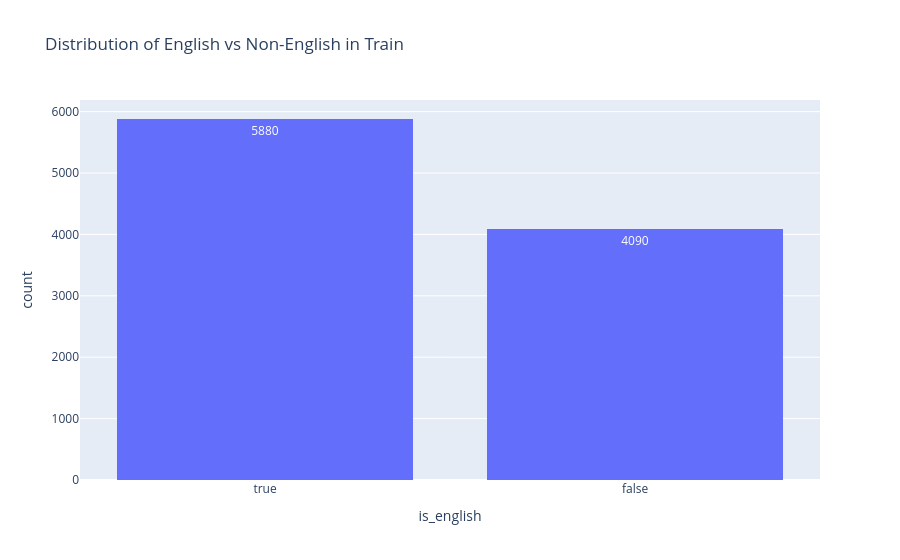
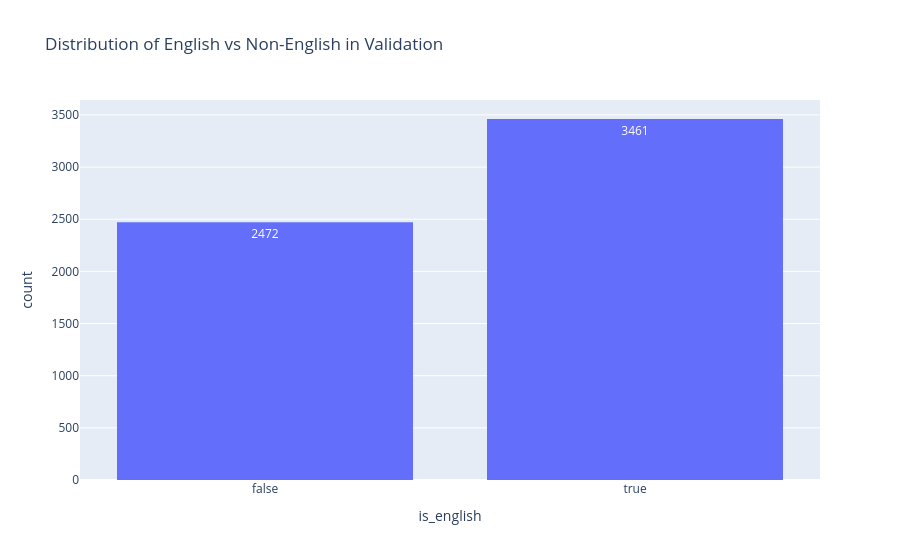
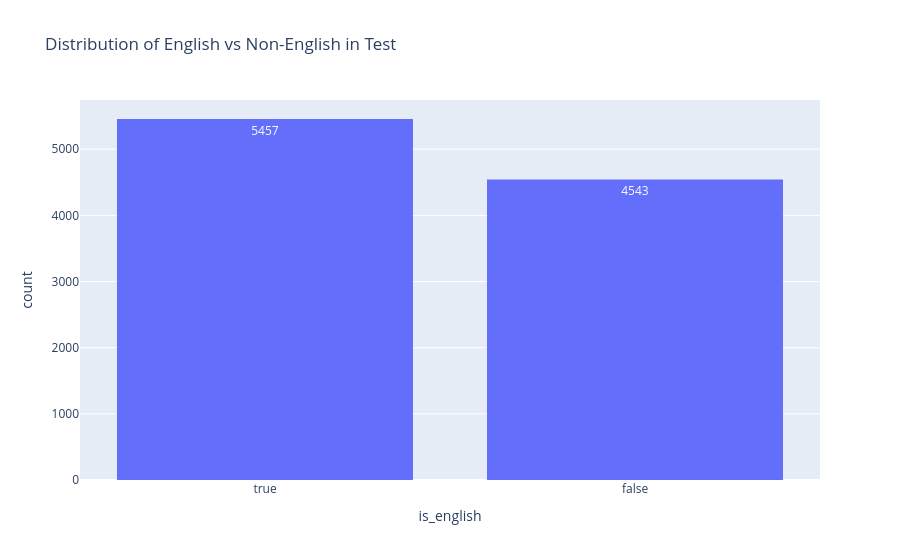

The code cell stored with these charts, in order, in its notebook:
### Markdown cell above
## LANGUAGE

### Code cell
import fasttext
import plotly.express as px

# Load the pre-trained model
model = fasttext.load_model('lid.176.bin')

def is_english(text, threshold=0.8):
    # Remove newlines for better detection
    text = text.replace("\n", " ")
    prediction = model.predict(text, k=1)
    
    lang = prediction[0][0].replace('__label__', '')
    confidence = prediction[1][0]
    
    return lang == 'en' and confidence >= threshold

train['is_english'] = train['text'].apply(lambda x: is_english(x, threshold=0.9))
validation['is_english'] = validation['text'].apply(lambda x: is_english(x, threshold=0.9))
test['is_english'] = test['text'].apply(lambda x: is_english(x, threshold=0.9))

fig = px.histogram(train, x="is_english", title="Distribution of English vs Non-English in Train", text_auto=True)
fig.show()

fig = px.histogram(validation, x="is_english", title="Distribution of English vs Non-English in Validation", text_auto=True)
fig.show()

fig = px.histogram(test, x="is_english", title="Distribution of English vs Non-English in Test", text_auto=True)
fig.show()


mask_train = train['text'].apply(lambda x: is_english(x, threshold=0.9))
train = train[mask_train]

mask_validation = validation['text'].apply(lambda x: is_english(x, threshold=0.9))
validation = validation[mask_validation]

mask_test = test['text'].apply(lambda x: is_english(x, threshold=0.9))
test = test[mask_test]

### Figure 1 — Plotly figure (JSON) as saved in the notebook; plotly's stock layout.template omitted (floating-point values rounded to 4 significant figures; data arrays with more than 128 entries replaced by an {"elided": "..."} marker saying what was removed)
{"data": [{"bingroup": "x", "hovertemplate": "is_english=%{x}<br>count=%{y}<extra></extra>", "legendgroup": "", "marker": {"color": "#636efa", "pattern": {"shape": ""}}, "name": "", "orientation": "v", "showlegend": false, "texttemplate": "%{value}", "type": "histogram", "x": {"elided": "9970 bool values"}, "xaxis": "x", "yaxis": "y"}], "layout": {"barmode": "relative", "legend": {"tracegroupgap": 0}, "title": {"text": "Distribution of English vs Non-English in Train"}, "xaxis": {"anchor": "y", "domain": [0, 1], "title": {"text": "is_english"}}, "yaxis": {"anchor": "x", "domain": [0, 1], "title": {"text": "count"}}}}

### Figure 2 — Plotly figure (JSON) as saved in the notebook; plotly's stock layout.template omitted (floating-point values rounded to 4 significant figures; data arrays with more than 128 entries replaced by an {"elided": "..."} marker saying what was removed)
{"data": [{"bingroup": "x", "hovertemplate": "is_english=%{x}<br>count=%{y}<extra></extra>", "legendgroup": "", "marker": {"color": "#636efa", "pattern": {"shape": ""}}, "name": "", "orientation": "v", "showlegend": false, "texttemplate": "%{value}", "type": "histogram", "x": {"elided": "5933 bool values"}, "xaxis": "x", "yaxis": "y"}], "layout": {"barmode": "relative", "legend": {"tracegroupgap": 0}, "title": {"text": "Distribution of English vs Non-English in Validation"}, "xaxis": {"anchor": "y", "domain": [0, 1], "title": {"text": "is_english"}}, "yaxis": {"anchor": "x", "domain": [0, 1], "title": {"text": "count"}}}}

### Figure 3 — Plotly figure (JSON) as saved in the notebook; plotly's stock layout.template omitted (floating-point values rounded to 4 significant figures; data arrays with more than 128 entries replaced by an {"elided": "..."} marker saying what was removed)
{"data": [{"bingroup": "x", "hovertemplate": "is_english=%{x}<br>count=%{y}<extra></extra>", "legendgroup": "", "marker": {"color": "#636efa", "pattern": {"shape": ""}}, "name": "", "orientation": "v", "showlegend": false, "texttemplate": "%{value}", "type": "histogram", "x": {"elided": "10000 bool values"}, "xaxis": "x", "yaxis": "y"}], "layout": {"barmode": "relative", "legend": {"tracegroupgap": 0}, "title": {"text": "Distribution of English vs Non-English in Test"}, "xaxis": {"anchor": "y", "domain": [0, 1], "title": {"text": "is_english"}}, "yaxis": {"anchor": "x", "domain": [0, 1], "title": {"text": "count"}}}}
